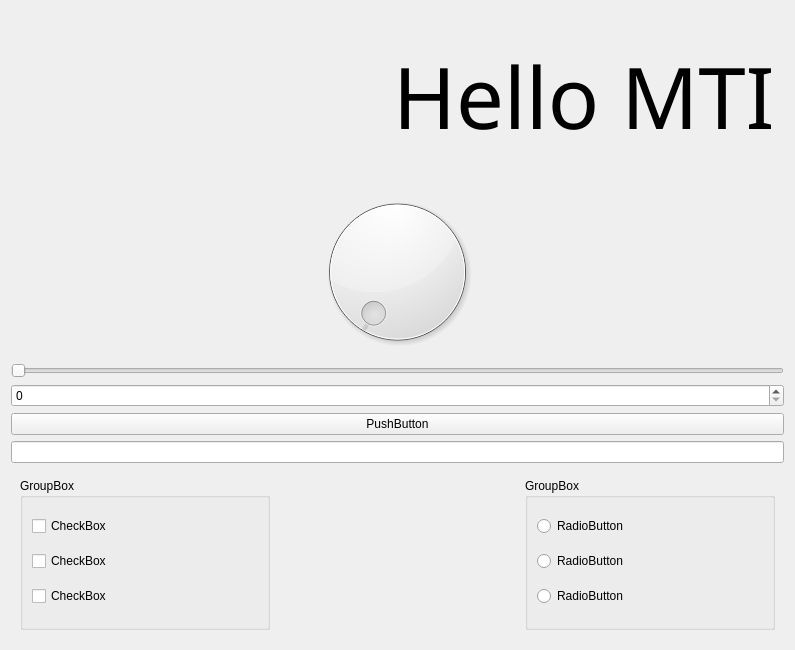
<?xml version="1.0" encoding="UTF-8"?>
<ui version="4.0">
 <class>Form</class>
 <widget class="QWidget" name="Form">
  <property name="geometry">
   <rect>
    <x>0</x>
    <y>0</y>
    <width>795</width>
    <height>650</height>
   </rect>
  </property>
  <property name="minimumSize">
   <size>
    <width>100</width>
    <height>100</height>
   </size>
  </property>
  <property name="maximumSize">
   <size>
    <width>1920</width>
    <height>1080</height>
   </size>
  </property>
  <property name="windowTitle">
   <string>Form</string>
  </property>
  <layout class="QVBoxLayout" name="verticalLayout_2">
   <item>
    <widget class="QWidget" name="widget" native="true">
     <layout class="QHBoxLayout" name="horizontalLayout">
      <item>
       <widget class="QLabel" name="label">
        <property name="enabled">
         <bool>true</bool>
        </property>
        <property name="sizePolicy">
         <sizepolicy hsizetype="Preferred" vsizetype="Preferred">
          <horstretch>0</horstretch>
          <verstretch>0</verstretch>
         </sizepolicy>
        </property>
        <property name="styleSheet">
         <string notr="true">border-radius: 16px;overflow: hidden;</string>
        </property>
        <property name="text">
         <string/>
        </property>
        <property name="pixmap">
         <pixmap>600x400_nachhaltigkeit.webp</pixmap>
        </property>
        <property name="alignment">
         <set>Qt::AlignmentFlag::AlignCenter</set>
        </property>
        <property name="buddy">
         <cstring>label</cstring>
        </property>
       </widget>
      </item>
      <item>
       <widget class="QLabel" name="label_2">
        <property name="font">
         <font>
          <family>Phosphate</family>
          <pointsize>64</pointsize>
          <italic>false</italic>
          <bold>false</bold>
          <underline>false</underline>
          <strikeout>false</strikeout>
         </font>
        </property>
        <property name="text">
         <string>Hello MTI</string>
        </property>
       </widget>
      </item>
     </layout>
    </widget>
   </item>
   <item>
    <widget class="QDial" name="dial">
     <property name="enabled">
      <bool>true</bool>
     </property>
    </widget>
   </item>
   <item>
    <widget class="QSlider" name="horizontalSlider">
     <property name="orientation">
      <enum>Qt::Orientation::Horizontal</enum>
     </property>
    </widget>
   </item>
   <item>
    <widget class="QSpinBox" name="spinBox"/>
   </item>
   <item>
    <widget class="QPushButton" name="pushButton">
     <property name="text">
      <string>PushButton</string>
     </property>
    </widget>
   </item>
   <item>
    <widget class="QLineEdit" name="lineEdit"/>
   </item>
   <item>
    <widget class="QWidget" name="widget_3" native="true">
     <layout class="QHBoxLayout" name="horizontalLayout_2">
      <item>
       <widget class="QGroupBox" name="groupBox_3">
        <property name="sizePolicy">
         <sizepolicy hsizetype="Expanding" vsizetype="Preferred">
          <horstretch>0</horstretch>
          <verstretch>0</verstretch>
         </sizepolicy>
        </property>
        <property name="title">
         <string>GroupBox</string>
        </property>
        <layout class="QVBoxLayout" name="verticalLayout">
         <item>
          <widget class="QCheckBox" name="checkBox_2">
           <property name="text">
            <string>CheckBox</string>
           </property>
          </widget>
         </item>
         <item>
          <widget class="QCheckBox" name="checkBox">
           <property name="text">
            <string>CheckBox</string>
           </property>
          </widget>
         </item>
         <item>
          <widget class="QCheckBox" name="checkBox_3">
           <property name="text">
            <string>CheckBox</string>
           </property>
          </widget>
         </item>
        </layout>
       </widget>
      </item>
      <item>
       <spacer name="horizontalSpacer">
        <property name="orientation">
         <enum>Qt::Orientation::Horizontal</enum>
        </property>
        <property name="sizeHint" stdset="0">
         <size>
          <width>40</width>
          <height>20</height>
         </size>
        </property>
       </spacer>
      </item>
      <item>
       <widget class="QGroupBox" name="groupBox">
        <property name="enabled">
         <bool>true</bool>
        </property>
        <property name="sizePolicy">
         <sizepolicy hsizetype="Expanding" vsizetype="Preferred">
          <horstretch>0</horstretch>
          <verstretch>0</verstretch>
         </sizepolicy>
        </property>
        <property name="title">
         <string>GroupBox</string>
        </property>
        <layout class="QVBoxLayout" name="verticalLayout_3">
         <item>
          <widget class="QRadioButton" name="radioButton_3">
           <property name="text">
            <string>RadioButton</string>
           </property>
          </widget>
         </item>
         <item>
          <widget class="QRadioButton" name="radioButton_2">
           <property name="text">
            <string>RadioButton</string>
           </property>
          </widget>
         </item>
         <item>
          <widget class="QRadioButton" name="radioButton">
           <property name="text">
            <string>RadioButton</string>
           </property>
          </widget>
         </item>
        </layout>
       </widget>
      </item>
     </layout>
    </widget>
   </item>
  </layout>
 </widget>
 <resources/>
 <connections>
  <connection>
   <sender>dial</sender>
   <signal>sliderMoved(int)</signal>
   <receiver>horizontalSlider</receiver>
   <slot>setValue(int)</slot>
   <hints>
    <hint type="sourcelabel">
     <x>319</x>
     <y>180</y>
    </hint>
    <hint type="destinationlabel">
     <x>320</x>
     <y>374</y>
    </hint>
   </hints>
  </connection>
  <connection>
   <sender>horizontalSlider</sender>
   <signal>sliderMoved(int)</signal>
   <receiver>dial</receiver>
   <slot>setValue(int)</slot>
   <hints>
    <hint type="sourcelabel">
     <x>320</x>
     <y>374</y>
    </hint>
    <hint type="destinationlabel">
     <x>319</x>
     <y>180</y>
    </hint>
   </hints>
  </connection>
  <connection>
   <sender>horizontalSlider</sender>
   <signal>sliderMoved(int)</signal>
   <receiver>spinBox</receiver>
   <slot>setValue(int)</slot>
   <hints>
    <hint type="sourcelabel">
     <x>369</x>
     <y>487</y>
    </hint>
    <hint type="destinationlabel">
     <x>369</x>
     <y>522</y>
    </hint>
   </hints>
  </connection>
  <connection>
   <sender>dial</sender>
   <signal>sliderMoved(int)</signal>
   <receiver>spinBox</receiver>
   <slot>setValue(int)</slot>
   <hints>
    <hint type="sourcelabel">
     <x>369</x>
     <y>437</y>
    </hint>
    <hint type="destinationlabel">
     <x>369</x>
     <y>522</y>
    </hint>
   </hints>
  </connection>
  <connection>
   <sender>spinBox</sender>
   <signal>valueChanged(int)</signal>
   <receiver>dial</receiver>
   <slot>setValue(int)</slot>
   <hints>
    <hint type="sourcelabel">
     <x>369</x>
     <y>522</y>
    </hint>
    <hint type="destinationlabel">
     <x>369</x>
     <y>437</y>
    </hint>
   </hints>
  </connection>
  <connection>
   <sender>spinBox</sender>
   <signal>valueChanged(int)</signal>
   <receiver>horizontalSlider</receiver>
   <slot>setValue(int)</slot>
   <hints>
    <hint type="sourcelabel">
     <x>369</x>
     <y>522</y>
    </hint>
    <hint type="destinationlabel">
     <x>369</x>
     <y>487</y>
    </hint>
   </hints>
  </connection>
 </connections>
</ui>
